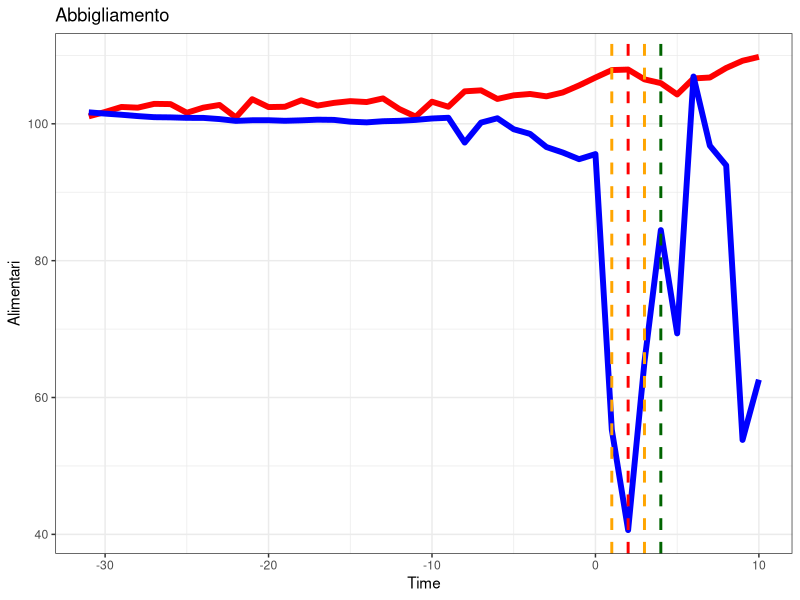
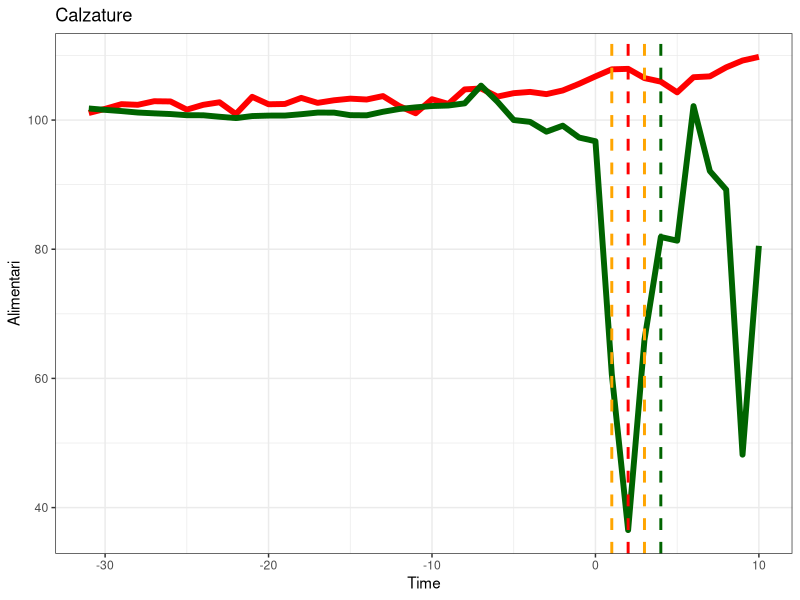
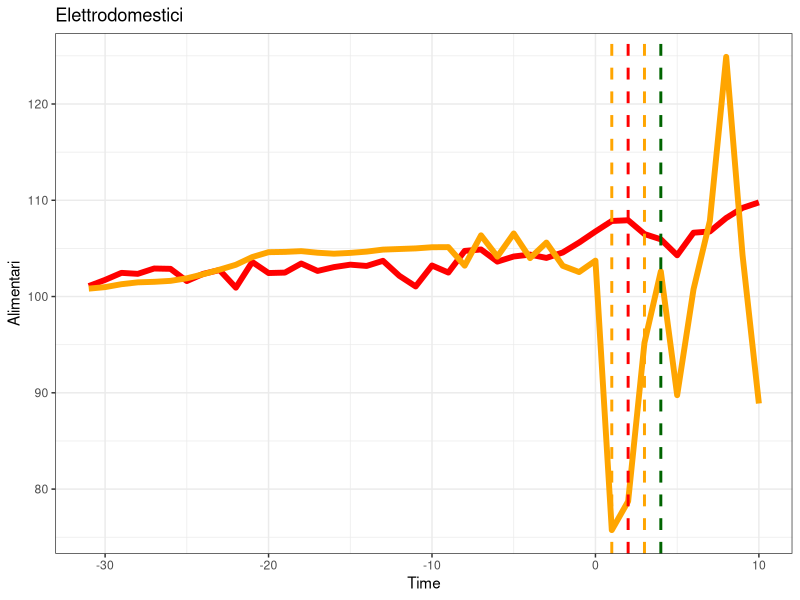
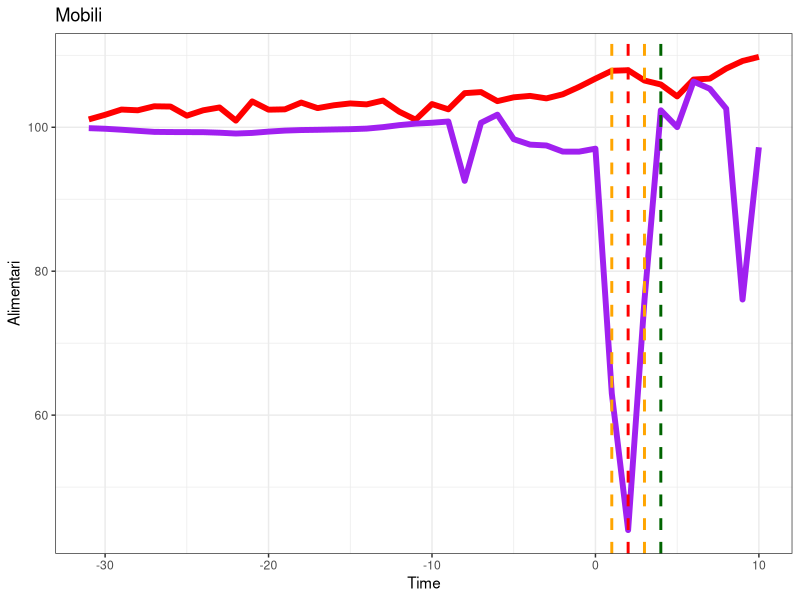
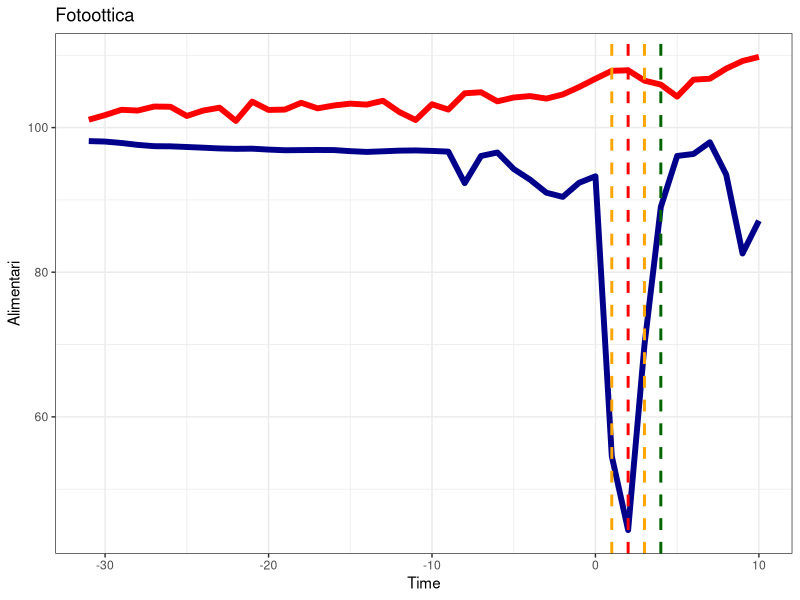
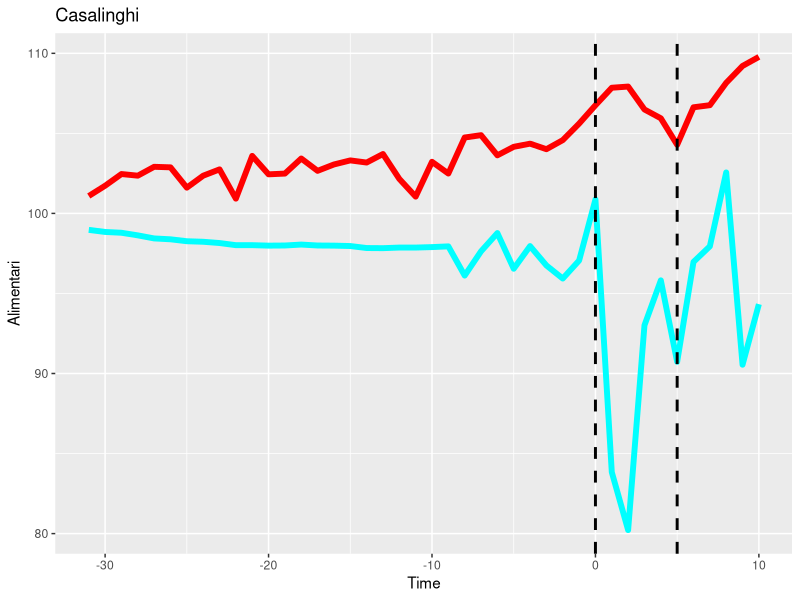
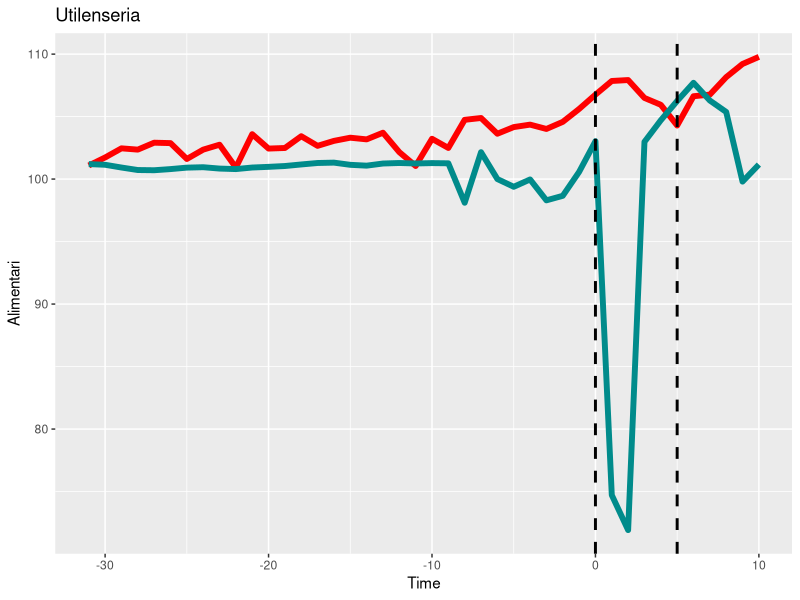
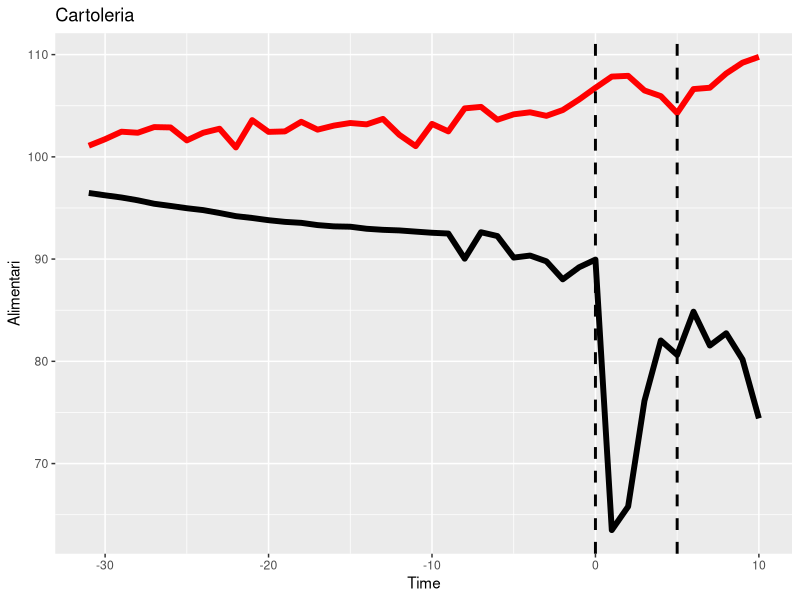

Reproduce these figures in R, in order.
library(readxl)
library(ggplot2)
Data <- read_excel("Dati_destagionalizzati_FULL.xlsx")

ggplot(data=Data,aes(x=Time,y=Alimentari))+geom_line(size=2,color = "red")+geom_line(size=2,aes(x=Time,y=Abbigliamento),color = "blue")+ 
  labs(title="Abbigliamento")+  geom_vline(xintercept = 1, linetype="dashed", color = "orange", size=1)+ 
  geom_vline(xintercept = 2, linetype="dashed", color = "red", size=1)+
  geom_vline(xintercept = 3, linetype="dashed", color = "orange", size=1)+ 
  geom_vline(xintercept = 4, linetype="dashed", color = "darkgreen", size=1)+theme_bw()

ggplot(data=Data,aes(x=Time,y=Alimentari))+geom_line(size=2,color = "red")+geom_line(size=2,aes(x=Time,y=Calzature),color = "darkgreen")+ 
  labs(title="Calzature")+  geom_vline(xintercept = 1, linetype="dashed", color = "orange", size=1)+ 
  geom_vline(xintercept = 2, linetype="dashed", color = "red", size=1)+
  geom_vline(xintercept = 3, linetype="dashed", color = "orange", size=1)+ 
  geom_vline(xintercept = 4, linetype="dashed", color = "darkgreen", size=1)+theme_bw()

ggplot(data=Data,aes(x=Time,y=Alimentari))+geom_line(size=2,color = "red")+geom_line(size=2,aes(x=Time,y=Elettrodomestici),color = "orange")+ 
  labs(title="Elettrodomestici") +  geom_vline(xintercept = 1, linetype="dashed", color = "orange", size=1)+ 
  geom_vline(xintercept = 2, linetype="dashed", color = "red", size=1)+
  geom_vline(xintercept = 3, linetype="dashed", color = "orange", size=1)+ 
  geom_vline(xintercept = 4, linetype="dashed", color = "darkgreen", size=1)+theme_bw()


ggplot(data=Data,aes(x=Time,y=Alimentari))+geom_line(size=2,color = "red")+geom_line(size=2,aes(x=Time,y=Mobili),color = "purple")+ 
  labs(title="Mobili")+  geom_vline(xintercept = 1, linetype="dashed", color = "orange", size=1)+ 
  geom_vline(xintercept = 2, linetype="dashed", color = "red", size=1)+
  geom_vline(xintercept = 3, linetype="dashed", color = "orange", size=1)+ 
  geom_vline(xintercept = 4, linetype="dashed", color = "darkgreen", size=1)+theme_bw()

ggplot(data=Data,aes(x=Time,y=Alimentari))+geom_line(size=2,color = "red")+geom_line(size=2,aes(x=Time,y=Fotoottica),color = "darkblue")+ 
  labs(title="Fotoottica") +  geom_vline(xintercept = 1, linetype="dashed", color = "orange", size=1)+ 
  geom_vline(xintercept = 2, linetype="dashed", color = "red", size=1)+
  geom_vline(xintercept = 3, linetype="dashed", color = "orange", size=1)+ 
  geom_vline(xintercept = 4, linetype="dashed", color = "darkgreen", size=1)+theme_bw()

ggplot(data=Data,aes(x=Time,y=Alimentari))+geom_line(size=2,color = "red")+geom_line(size=2,aes(x=Time,y=Casalinghi),color = "cyan")+ 
  labs(title="Casalinghi") + geom_vline(xintercept=5, linetype="dashed", color = "black", size=1) + geom_vline(xintercept=0, linetype="dashed", color = "black", size=1)

ggplot(data=Data,aes(x=Time,y=Alimentari))+geom_line(size=2,color = "red")+geom_line(size=2,aes(x=Time,y=Utilenseria),color = "darkcyan")+ 
  labs(title="Utilenseria") + geom_vline(xintercept=5, linetype="dashed", color = "black", size=1) + geom_vline(xintercept=0, linetype="dashed", color = "black", size=1)

ggplot(data=Data,aes(x=Time,y=Alimentari))+geom_line(size=2,color = "red")+geom_line(size=2,aes(x=Time,y=Cartoleria),color = "black")+ 
  labs(title="Cartoleria") + geom_vline(xintercept=5, linetype="dashed", color = "black", size=1) + geom_vline(xintercept=0, linetype="dashed", color = "black", size=1)

ggplot(data=Data,aes(x=Time,y=Alimentari))+geom_line(size=2,color = "red")+geom_line(size=2,aes(x=Time,y=Giocattoli),color = "yellow")+ 
  labs(title="Giocattoli")+ geom_vline(xintercept=5, linetype="dashed", color = "black", size=1) + geom_vline(xintercept=0, linetype="dashed", color = "black", size=1)